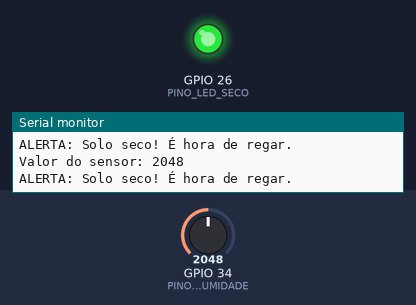
The sketch below on a simulated ESP32. On the bench: output pins drawn as LEDs (lit = HIGH), the last lines printed to the serial monitor. Inputs (shaded band) come from the test bench; at power-on: GPIO 34 (PINO_SENSOR_UMIDADE) = 2048.

Above: at 5.8 s.
5.9 s: GPIO 34 (PINO_SENSOR_UMIDADE) set to 1936
At 10.3 s:
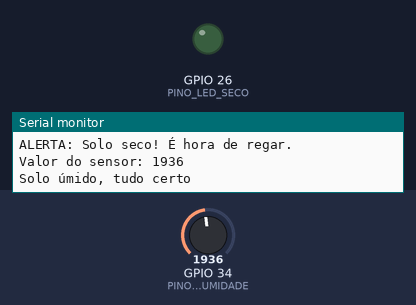
11.9 s: GPIO 34 (PINO_SENSOR_UMIDADE) set to 2040
At 15.3 s:
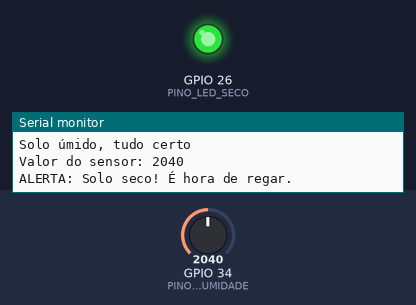
17.9 s: GPIO 34 (PINO_SENSOR_UMIDADE) set to 1960
At 20.4 s:
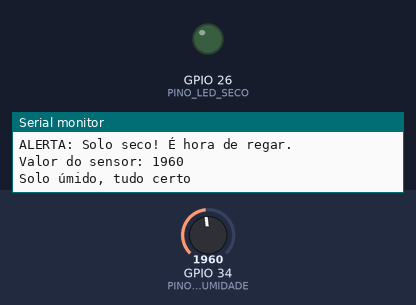
Timing chart, 0 to 21.9 s (numbered marks = the images above; inputs shaded):
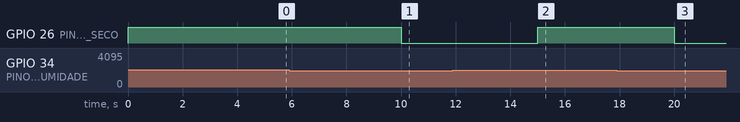

The sketch:

sketch.ino
```cpp
const int PINO_SENSOR_UMIDADE = 34;
const int PINO_LED_SECO = 26;

const int LIMIAR_SECO = 2000;

void setup() {
	Serial.begin(115200);

	pinMode(PINO_LED_SECO, OUTPUT);

}

void loop() {
	int valor_unidade = analogRead(PINO_SENSOR_UMIDADE);

	Serial.print("Valor do sensor: ");
	Serial.println(valor_unidade);

	if (valor_unidade > LIMIAR_SECO){
	Serial.println("ALERTA: Solo seco! É hora de regar.");
	digitalWrite(PINO_LED_SECO, HIGH);
	}
	else {
	Serial.println("Solo úmido, tudo certo");
	digitalWrite(PINO_LED_SECO, LOW);
	}

	delay(5000);
}
```

Measured:
- the behaviour switches between 2001 and 2000 on GPIO 34 (PINO_SENSOR_UMIDADE) (found by bisection; images 0 and 1)
- after the input at 5.9 s, GPIO 26 (PINO_LED_SECO): HIGH → LOW after 4.1 s
- after the input at 11.9 s, GPIO 26 (PINO_LED_SECO): LOW → HIGH after 3.1 s
- after the input at 17.9 s, GPIO 26 (PINO_LED_SECO): HIGH → LOW after 2.1 s
